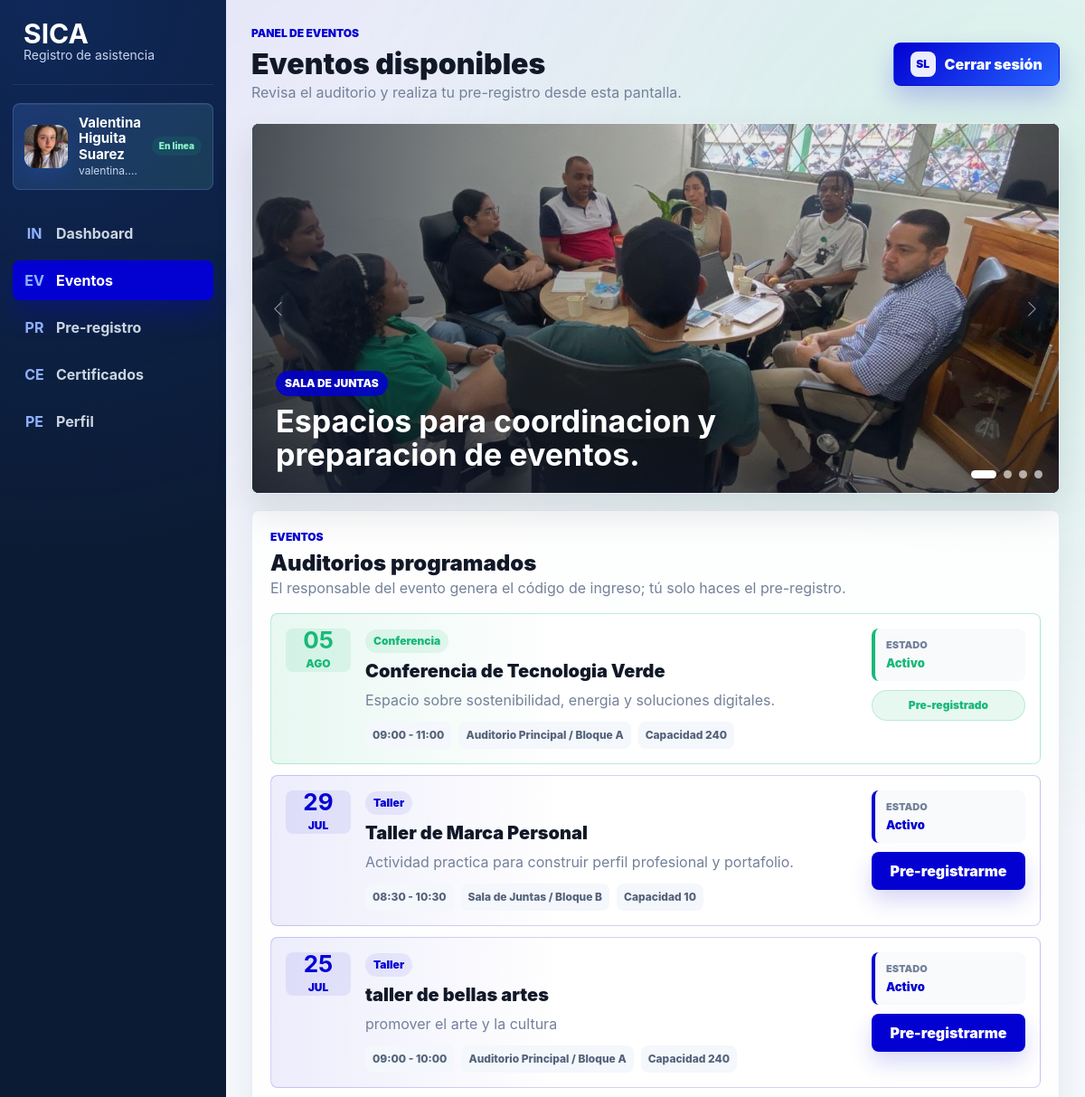
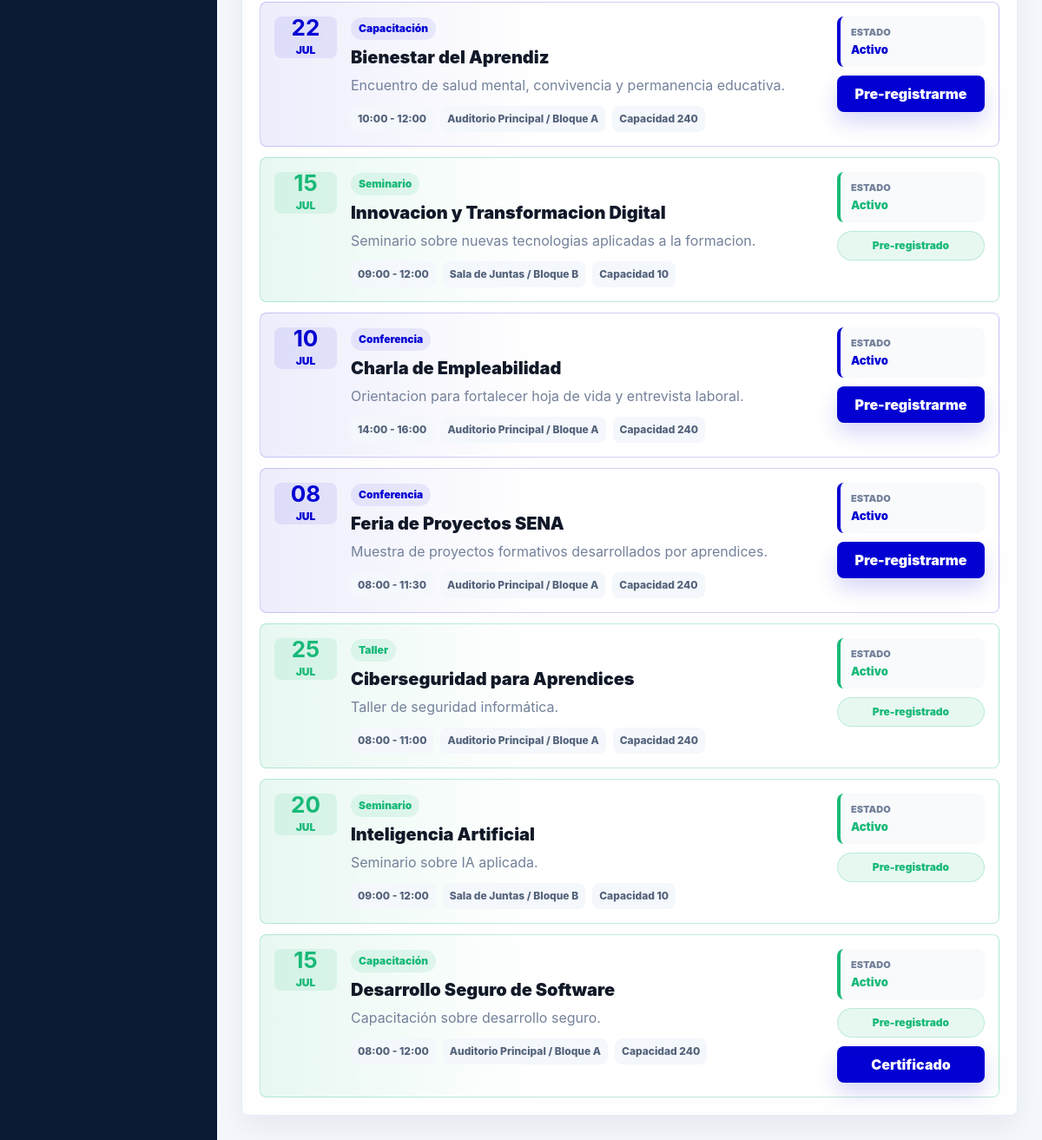
/aprendiz/eventos.php (signed in), run on the app's committed database (2 pictures, top to bottom).
### tables this page shows
CREATE TABLE `evento` (
  `id_evento` int(11) NOT NULL,
  `nombre_evento` varchar(100) NOT NULL,
  `descripcion` varchar(150) DEFAULT NULL,
  `fecha_evento` date NOT NULL,
  `hora_inicio` time NOT NULL,
  `hora_fin` time NOT NULL,
  `codigo_evento` varchar(20) NOT NULL,
  `id_auditorio` int(11) NOT NULL,
  `id_tipo_evento` int(11) NOT NULL,
  `id_solicitante` bigint(20) DEFAULT NULL,
  `id_coordinador` bigint(20) DEFAULT NULL,
  `observacion` varchar(255) DEFAULT NULL,
  `fecha_aprobacion` date DEFAULT NULL,
  `id_estado` int(11) DEFAULT NULL
);

CREATE TABLE `tipo_evento` (
  `id_tipo_evento` int(11) NOT NULL,
  `nombre_tipo` varchar(50) NOT NULL
);

CREATE TABLE `auditorio` (
  `id_auditorio` int(11) NOT NULL,
  `nombre_auditorio` varchar(80) NOT NULL,
  `bloque` varchar(10) NOT NULL,
  `capacidad` int(11) NOT NULL,
  `cantidad_computadores` int(11) DEFAULT NULL,
  `tiene_aire_acondicionado` tinyint(1) DEFAULT NULL,
  `tiene_ventilador` tinyint(1) DEFAULT NULL,
  `tiene_tablero` tinyint(1) DEFAULT NULL,
  `tiene_televisor` tinyint(1) DEFAULT NULL,
  `id_estado` int(11) DEFAULT NULL
);

CREATE TABLE `estado` (
  `id_estado` int(11) NOT NULL,
  `nombre_estado` varchar(20) NOT NULL
);

### includes/paths.php (called while the page is built, shortened)
<?php
function app_base_path(): string
{
    static $basePath = null;
    if ($basePath !== null) {
        return $basePath;
    }
    $scriptName = str_replace('\\', '/', $_SERVER['SCRIPT_NAME'] ?? '');
    $segments = array_values(array_filter(explode('/', trim($scriptName, '/')), 'strlen'));
    $firstSegment = $segments[0] ?? '';
    $rootEntries = [
        'admin',
        'aprendiz',
        'coordinador',
        'css',
        'img',
        'includes',
        'instructor',
        'js',
        'login',
        'index.php',
    ];
    $basePath = ($firstSegment !== '' && !in_array($firstSegment, $rootEntries, true))
        ? '/' . $firstSegment
        : '';
    return $basePath;
}
function app_url(string $path): string
{
    return app_base_path() . '/' . ltrim($path, '/');
}

### aprendiz/eventos.php (the view, shortened to what this page needs)
<?php
require_once __DIR__ . '/../config/conexion.php';
require_once __DIR__ . '/../includes/aprendiz_helpers.php';
$pageStyles = ['css/aprendiz.css'];
$usuario = $_SESSION['usuario'] ?? [];
$idDocumento = (int)($usuario['id_documento'] ?? 0);
$nombre = trim((string)($usuario['nombre'] ?? 'Aprendiz'));
$apellido = trim((string)($usuario['apellido'] ?? ''));
$nombreCompleto = trim($nombre . ' ' . $apellido);
$nombreCompleto = $nombreCompleto !== '' ? $nombreCompleto : 'Aprendiz SICA';
$iniciales = mb_strtoupper(mb_substr($nombre, 0, 1, 'UTF-8') . mb_substr($apellido, 0, 1, 'UTF-8'), 'UTF-8');
$iniciales = $iniciales !== '' ? $iniciales : 'A';
$fotoPerfil = (string)($usuario['foto_perfil'] ?? '');
try {
    $perfilStmt = $pdo->prepare(
        'SELECT u.id_ficha, u.foto_perfil, p.nombre_programa
         FROM usuario u
         LEFT JOIN ficha f ON f.id_ficha = u.id_ficha
         LEFT JOIN programa p ON p.id_programa = f.id_programa
         WHERE u.id_documento = :id_documento
         LIMIT 1'
    );
    $perfilStmt->execute([':id_documento' => $idDocumento]);
    $perfilAprendiz = $perfilStmt->fetch();
    if ($perfilAprendiz) {
        $fotoPerfil = !empty($perfilAprendiz['foto_perfil']) ? (string)$perfilAprendiz['foto_perfil'] : $fotoPerfil;
    }
} catch (Throwable $exception) {
    error_log('SICA: no se pudo cargar el perfil del aprendiz: ' . $exception->getMessage());
}
$eventosAprendiz = [];
try {
    $eventosStmt = $pdo->prepare(
        'SELECT e.id_evento, e.nombre_evento, e.descripcion, e.fecha_evento, e.hora_inicio, e.hora_fin,
                es.nombre_estado AS estado, a.nombre_auditorio, a.bloque, a.capacidad, t.nombre_tipo,
                pr.id_preregistro, pr.asistencia, c.id_certificado, c.ruta_certificado
         FROM evento e
         INNER JOIN auditorio a ON a.id_auditorio = e.id_auditorio
         INNER JOIN tipo_evento t ON t.id_tipo_evento = e.id_tipo_evento
         INNER JOIN estado es ON es.id_estado = e.id_estado
         LEFT JOIN preregistro pr ON pr.id_evento = e.id_evento AND pr.id_documento = :id_documento
         LEFT JOIN certificado c ON c.id_preregistro = pr.id_preregistro
         WHERE es.nombre_estado IN (\'Activo\', \'Finalizado\')
         ORDER BY e.fecha_evento DESC, e.hora_inicio DESC'
    );
    $eventosStmt->execute([':id_documento' => $idDocumento]);
    $eventosAprendiz = $eventosStmt->fetchAll();
} catch (Throwable $exception) {
    error_log('SICA: no se pudieron cargar los eventos del aprendiz: ' . $exception->getMessage());
}
?>
<?php include_once __DIR__ . '/../includes/header.php'; ?>
<main class="apprentice-dashboard">
    <?php apprentice_sidebar('eventos', $nombreCompleto, $iniciales, $fotoPerfil, (string)($usuario['correo'] ?? '')); ?>
    <section class="apprentice-main">
        <header class="apprentice-topbar">
            <div>
                <p class="eyebrow">Panel de eventos</p>
                <h1>Eventos disponibles</h1>
                <span>Revisa el auditorio y realiza tu pre-registro desde esta pantalla.</span>
            </div>
            <a class="top-logout" href="<?= htmlspecialchars(app_url('login/logout.php'), ENT_QUOTES, 'UTF-8') ?>">
                <span aria-hidden="true">SL</span>
                Cerrar sesión
            </a>
        </header>
        <section class="event-gallery" aria-label="Galeria de auditorios">
            <div id="eventAuditoriumCarousel" class="carousel slide event-carousel" data-bs-ride="carousel" data-bs-interval="5200">
                <div class="carousel-indicators">
                    <button type="button" data-bs-target="#eventAuditoriumCarousel" data-bs-slide-to="0" class="active" aria-current="true" aria-label="Sala de juntas"></button>
                    <button type="button" data-bs-target="#eventAuditoriumCarousel" data-bs-slide-to="1" aria-label="Auditorio principal"></button>
                    <button type="button" data-bs-target="#eventAuditoriumCarousel" data-bs-slide-to="2" aria-label="Auditorio en capacitacion"></button>
                    <button type="button" data-bs-target="#eventAuditoriumCarousel" data-bs-slide-to="3" aria-label="Auditorio en evento"></button>
                </div>
                <div class="carousel-inner">
                    <article class="carousel-item active">
                        <img src="<?= htmlspecialchars(app_url('img/eventos/sala-juntas.jpeg'), ENT_QUOTES, 'UTF-8') ?>" alt="Sala de juntas SICA">
                        <div class="event-carousel-caption">
                            <span>Sala de juntas</span>
                            <strong>Espacios para coordinacion y preparacion de eventos.</strong>
                        </div>
                    </article>
                </div>
                <button class="carousel-control-prev" type="button" data-bs-target="#eventAuditoriumCarousel" data-bs-slide="prev" aria-label="Imagen anterior">
                    <span class="carousel-control-prev-icon" aria-hidden="true"></span>
                </button>
                <button class="carousel-control-next" type="button" data-bs-target="#eventAuditoriumCarousel" data-bs-slide="next" aria-label="Imagen siguiente">
                    <span class="carousel-control-next-icon" aria-hidden="true"></span>
                </button>
            </div>
        </section>
        <section class="events-panel standalone-events" aria-label="Eventos disponibles">
            <div class="section-heading">
                <div>
                    <p class="eyebrow">Eventos</p>
                    <h2>Auditorios programados</h2>
                    <span>El responsable del evento genera el código de ingreso; tú solo haces el pre-registro.</span>
                </div>
            </div>
            <div class="event-list">
                <?php foreach ($eventosAprendiz as $evento): ?>
                    <?php
                    $fechaEvento = new DateTime((string)$evento['fecha_evento']);
                    $estaRegistrado = !empty($evento['id_preregistro']);
                    $esRealizado = (string)$evento['estado'] === 'Finalizado';
                    $estadoClase = $estaRegistrado ? 'registered' : 'open';
                    ?>
                    <article class="event-card <?= htmlspecialchars($estadoClase, ENT_QUOTES, 'UTF-8') ?>">
                        <div class="event-date">
                            <strong><?= htmlspecialchars($fechaEvento->format('d'), ENT_QUOTES, 'UTF-8') ?></strong>
                            <span><?= htmlspecialchars(apprentice_month($fechaEvento), ENT_QUOTES, 'UTF-8') ?></span>
                        </div>
                        <div class="event-body">
                            <div class="event-title-row">
                                <div>
                                    <span class="event-type"><?= htmlspecialchars((string)$evento['nombre_tipo'], ENT_QUOTES, 'UTF-8') ?></span>
                                    <h3><?= htmlspecialchars((string)$evento['nombre_evento'], ENT_QUOTES, 'UTF-8') ?></h3>
                                </div>
                            </div>
                            <p><?= htmlspecialchars((string)($evento['descripcion'] ?? 'Evento programado por SICA.'), ENT_QUOTES, 'UTF-8') ?></p>
                            <div class="event-meta">
                                <span><?= htmlspecialchars(substr((string)$evento['hora_inicio'], 0, 5) . ' - ' . substr((string)$evento['hora_fin'], 0, 5), ENT_QUOTES, 'UTF-8') ?></span>
                                <span><?= htmlspecialchars((string)$evento['nombre_auditorio'] . ' / Bloque ' . (string)$evento['bloque'], ENT_QUOTES, 'UTF-8') ?></span>
                                <span><?= htmlspecialchars('Capacidad ' . (string)$evento['capacidad'], ENT_QUOTES, 'UTF-8') ?></span>
                            </div>
                        </div>
                        <div class="event-action">
                            <div class="event-action-state <?= htmlspecialchars($estadoClase, ENT_QUOTES, 'UTF-8') ?>">
                                <small>Estado</small>
                                <strong><?= htmlspecialchars((string)$evento['estado'], ENT_QUOTES, 'UTF-8') ?></strong>
                            </div>
                            <?php if ($estaRegistrado): ?>
                                <span class="registered-pill">Pre-registrado</span>
                                <?php if (!empty($evento['id_certificado'])): ?>
                                    <a href="<?= htmlspecialchars(app_url('aprendiz/descargar_certificado.php?id=' . (int)$evento['id_certificado']), ENT_QUOTES, 'UTF-8') ?>">Certificado</a>
                                <?php endif; ?>
                            <?php elseif (!$esRealizado): ?>
                                <a href="<?= htmlspecialchars(app_url('aprendiz/preregistro.php?evento=' . (string)$evento['id_evento']), ENT_QUOTES, 'UTF-8') ?>">Pre-registrarme</a>
                            <?php else: ?>
                                <span class="registered-pill muted">Finalizado</span>
                            <?php endif; ?>
                        </div>
                    </article>
                <?php endforeach; ?>
            </div>
        </section>
    </section>
</main>
<?php include_once __DIR__ . '/../includes/footer.php'; ?>

### includes/header.php (shortened to what this page needs)
<?php
require_once __DIR__ . '/paths.php';
$loginCssVersion = (string)filemtime(__DIR__ . '/../css/login.css');
$pageStyles = $pageStyles ?? [];
?>
<!DOCTYPE html>
<html lang="es">
<head>
    <link rel="stylesheet" href="https://cdn.jsdelivr.net/npm/bootstrap@5.3.2/dist/css/bootstrap.min.css">
    <link rel="stylesheet" href="<?= htmlspecialchars(app_url('css/login.css') . '?v=' . $loginCssVersion, ENT_QUOTES, 'UTF-8') ?>">
    <?php foreach ($pageStyles as $stylePath): ?>
        <?php $styleVersion = (string)filemtime(__DIR__ . '/../' . ltrim((string)$stylePath, '/')); ?>
        <link rel="stylesheet" href="<?= htmlspecialchars(app_url((string)$stylePath) . '?v=' . $styleVersion, ENT_QUOTES, 'UTF-8') ?>">
    <?php endforeach; ?>
</head>
<body class="bg-light">

### includes/aprendiz_helpers.php (shortened to what this page needs)
<?php
if (!function_exists('apprentice_e')) {
    function apprentice_e(string|int|null $value): string
    {
        return htmlspecialchars((string)$value, ENT_QUOTES, 'UTF-8');
    }
}
if (!function_exists('apprentice_month')) {
    function apprentice_month(DateTimeInterface $date): string
    {
        $months = [
            1 => 'ENE',
            2 => 'FEB',
            3 => 'MAR',
            4 => 'ABR',
            5 => 'MAY',
            6 => 'JUN',
            7 => 'JUL',
            8 => 'AGO',
            9 => 'SEP',
            10 => 'OCT',
            11 => 'NOV',
            12 => 'DIC',
        ];
        return $months[(int)$date->format('n')] ?? mb_strtoupper($date->format('M'), 'UTF-8');
    }
}
if (!function_exists('apprentice_sidebar')) {
    function apprentice_sidebar(
        string $current,
        string $nombreCompleto,
        string $iniciales,
        string $fotoPerfil,
        string $correo
    ): void {
        $items = [
            'dashboard' => ['IN', 'Dashboard', app_url('aprendiz/index.php')],
            'eventos' => ['EV', 'Eventos', app_url('aprendiz/eventos.php')],
            'preregistro' => ['PR', 'Pre-registro', app_url('aprendiz/preregistro.php')],
            'certificados' => ['CE', 'Certificados', app_url('aprendiz/certificados.php')],
            'perfil' => ['PE', 'Perfil', app_url('aprendiz/perfil.php')],
        ];
        ?>
        <aside class="apprentice-sidebar" aria-label="Menu del aprendiz">
            <a class="apprentice-brand" href="<?= apprentice_e(app_url('aprendiz/index.php')) ?>">
                <span>
                    <strong>SICA</strong>
                    <small>Registro de asistencia</small>
                </span>
            </a>
            <a class="apprentice-person" href="<?= apprentice_e(app_url('aprendiz/perfil.php')) ?>" aria-label="Ver perfil del aprendiz">
                <div class="apprentice-person-avatar">
                    <?php if ($fotoPerfil !== ''): ?>
                        <img src="<?= apprentice_e(app_url($fotoPerfil)) ?>" alt="">
                    <?php else: ?>
                        <?= apprentice_e($iniciales) ?>
                    <?php endif; ?>
                </div>
                <div>
                    <strong><?= apprentice_e($nombreCompleto) ?></strong>
                    <small><?= apprentice_e($correo) ?></small>
                </div>
            </a>
            <nav class="apprentice-nav">
                <?php foreach ($items as $key => [$icon, $label, $url]): ?>
                    <a class="<?= $current === $key ? 'active' : '' ?>" href="<?= apprentice_e($url) ?>">
                        <span aria-hidden="true"><?= apprentice_e($icon) ?></span>
                        <?= apprentice_e($label) ?>
                    </a>
                <?php endforeach; ?>
            </nav>
        </aside>
        <?php
    }
}

### includes/footer.php (shortened to what this page needs)
<?php
require_once __DIR__ . '/paths.php';
?>
</body>
</html>

### css/login.css (style rules this page uses)
:root { --login-blue: #2563ff; --login-blue-dark: #1d4ed8; --login-text: #182235; --login-muted: #7a879b; --login-line: #e6ebf3; --border-angle: 0deg; }
* { box-sizing: border-box; }
body { min-height: 100vh; margin: 0; color: var(--login-text); font-family: "Inter", "Segoe UI", Arial, sans-serif; background: linear-gradient(90deg, rgba(37, 99, 255, 0.08), rgba(255, 255, 255, 0) 18%), linear-gradient(180deg, #f9fbff 0%, #edf4ff 100%); }

### data on the page
evento: fecha_evento "05", fecha_evento "AGO", id_tipo_evento.nombre_tipo "Conferencia", nombre_evento "Conferencia de Tecnologia Verde", descripcion "Espacio sobre sostenibilidad, energia y soluciones digitales.", hora_inicio+hora_fin "09:00 - 11:00", id_auditorio.bloque "Auditorio Principal / Bloque A", id_auditorio.capacidad "Capacidad 240", id_estado.nombre_estado "Activo", shows "Pre-registrado"
evento: fecha_evento "29", fecha_evento "JUL", id_tipo_evento.nombre_tipo "Taller", nombre_evento "Taller de Marca Personal", descripcion "Actividad practica para construir perfil profesional y portafolio.", hora_inicio+hora_fin "08:30 - 10:30", id_auditorio.bloque "Sala de Juntas / Bloque B", id_auditorio.capacidad "Capacidad 10", id_estado.nombre_estado "Activo"
evento: fecha_evento "25", fecha_evento "JUL", id_tipo_evento.nombre_tipo "Taller", nombre_evento "taller de bellas artes", descripcion "promover el arte y la cultura", hora_inicio+hora_fin "09:00 - 10:00", id_auditorio.bloque "Auditorio Principal / Bloque A", id_auditorio.capacidad "Capacidad 240", id_estado.nombre_estado "Activo"
evento: fecha_evento "22", fecha_evento "JUL", id_tipo_evento.nombre_tipo "Capacitación", nombre_evento "Bienestar del Aprendiz", descripcion "Encuentro de salud mental, convivencia y permanencia educativa.", hora_inicio+hora_fin "10:00 - 12:00", id_auditorio.bloque "Auditorio Principal / Bloque A", id_auditorio.capacidad "Capacidad 240", id_estado.nombre_estado "Activo"
evento: fecha_evento "15", fecha_evento "JUL", id_tipo_evento.nombre_tipo "Seminario", nombre_evento "Innovacion y Transformacion Digital", descripcion "Seminario sobre nuevas tecnologias aplicadas a la formacion.", hora_inicio+hora_fin "09:00 - 12:00", id_auditorio.bloque "Sala de Juntas / Bloque B", id_auditorio.capacidad "Capacidad 10", id_estado.nombre_estado "Activo", shows "Pre-registrado"
evento: fecha_evento "10", fecha_evento "JUL", id_tipo_evento.nombre_tipo "Conferencia", nombre_evento "Charla de Empleabilidad", descripcion "Orientacion para fortalecer hoja de vida y entrevista laboral.", hora_inicio+hora_fin "14:00 - 16:00", id_auditorio.bloque "Auditorio Principal / Bloque A", id_auditorio.capacidad "Capacidad 240", id_estado.nombre_estado "Activo"
evento: fecha_evento "08", fecha_evento "JUL", id_tipo_evento.nombre_tipo "Conferencia", nombre_evento "Feria de Proyectos SENA", descripcion "Muestra de proyectos formativos desarrollados por aprendices.", hora_inicio+hora_fin "08:00 - 11:30", id_auditorio.bloque "Auditorio Principal / Bloque A", id_auditorio.capacidad "Capacidad 240", id_estado.nombre_estado "Activo"
evento: fecha_evento "25", fecha_evento "JUL", id_tipo_evento.nombre_tipo "Taller", nombre_evento "Ciberseguridad para Aprendices", descripcion "Taller de seguridad informática.", hora_inicio+hora_fin "08:00 - 11:00", id_auditorio.bloque "Auditorio Principal / Bloque A", id_auditorio.capacidad "Capacidad 240", id_estado.nombre_estado "Activo", shows "Pre-registrado"
evento: fecha_evento "20", fecha_evento "JUL", id_tipo_evento.nombre_tipo "Seminario", nombre_evento "Inteligencia Artificial", descripcion "Seminario sobre IA aplicada.", hora_inicio+hora_fin "09:00 - 12:00", id_auditorio.bloque "Sala de Juntas / Bloque B", id_auditorio.capacidad "Capacidad 10", id_estado.nombre_estado "Activo", shows "Pre-registrado"
evento: fecha_evento "15", fecha_evento "JUL", id_tipo_evento.nombre_tipo "Capacitación", nombre_evento "Desarrollo Seguro de Software", descripcion "Capacitación sobre desarrollo seguro.", hora_inicio+hora_fin "08:00 - 12:00", id_auditorio.bloque "Auditorio Principal / Bloque A", id_auditorio.capacidad "Capacidad 240", id_estado.nombre_estado "Activo"

### other printed values
apprentice_e($nombreCompleto) "Valentina Higuita Suarez"
apprentice_e($correo) "valentina.…"
apprentice_e($icon) "IN"
apprentice_e($label) "Dashboard"
apprentice_e($icon) "EV"
apprentice_e($label) "Eventos"
apprentice_e($icon) "PR"
apprentice_e($label) "Pre-registro"
apprentice_e($icon) "CE"
apprentice_e($label) "Certificados"
apprentice_e($icon) "PE"
apprentice_e($label) "Perfil"
